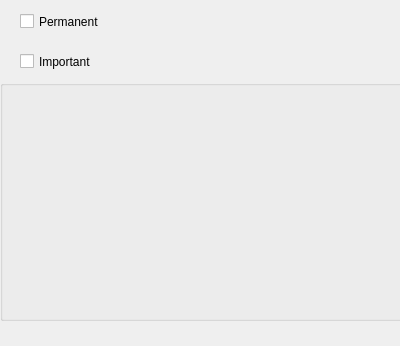
<?xml version="1.0" encoding="UTF-8"?>
<ui version="4.0">
 <class>Form</class>
 <widget class="QWidget" name="Form">
  <property name="geometry">
   <rect>
    <x>0</x>
    <y>0</y>
    <width>400</width>
    <height>346</height>
   </rect>
  </property>
  <property name="windowTitle">
   <string>Form</string>
  </property>
  <widget class="KEditListBox" name="keditlistbox">
   <property name="geometry">
    <rect>
     <x>0</x>
     <y>80</y>
     <width>404</width>
     <height>241</height>
    </rect>
   </property>
  </widget>
  <widget class="QCheckBox" name="checkBox">
   <property name="geometry">
    <rect>
     <x>20</x>
     <y>10</y>
     <width>101</width>
     <height>23</height>
    </rect>
   </property>
   <property name="text">
    <string>Permanent</string>
   </property>
  </widget>
  <widget class="QCheckBox" name="checkBox_2">
   <property name="geometry">
    <rect>
     <x>20</x>
     <y>50</y>
     <width>90</width>
     <height>23</height>
    </rect>
   </property>
   <property name="text">
    <string>Important</string>
   </property>
  </widget>
 </widget>
 <customwidgets>
  <customwidget>
   <class>KEditListBox</class>
   <extends>QGroupBox</extends>
   <header>keditlistbox.h</header>
  </customwidget>
 </customwidgets>
 <resources/>
 <connections/>
</ui>
